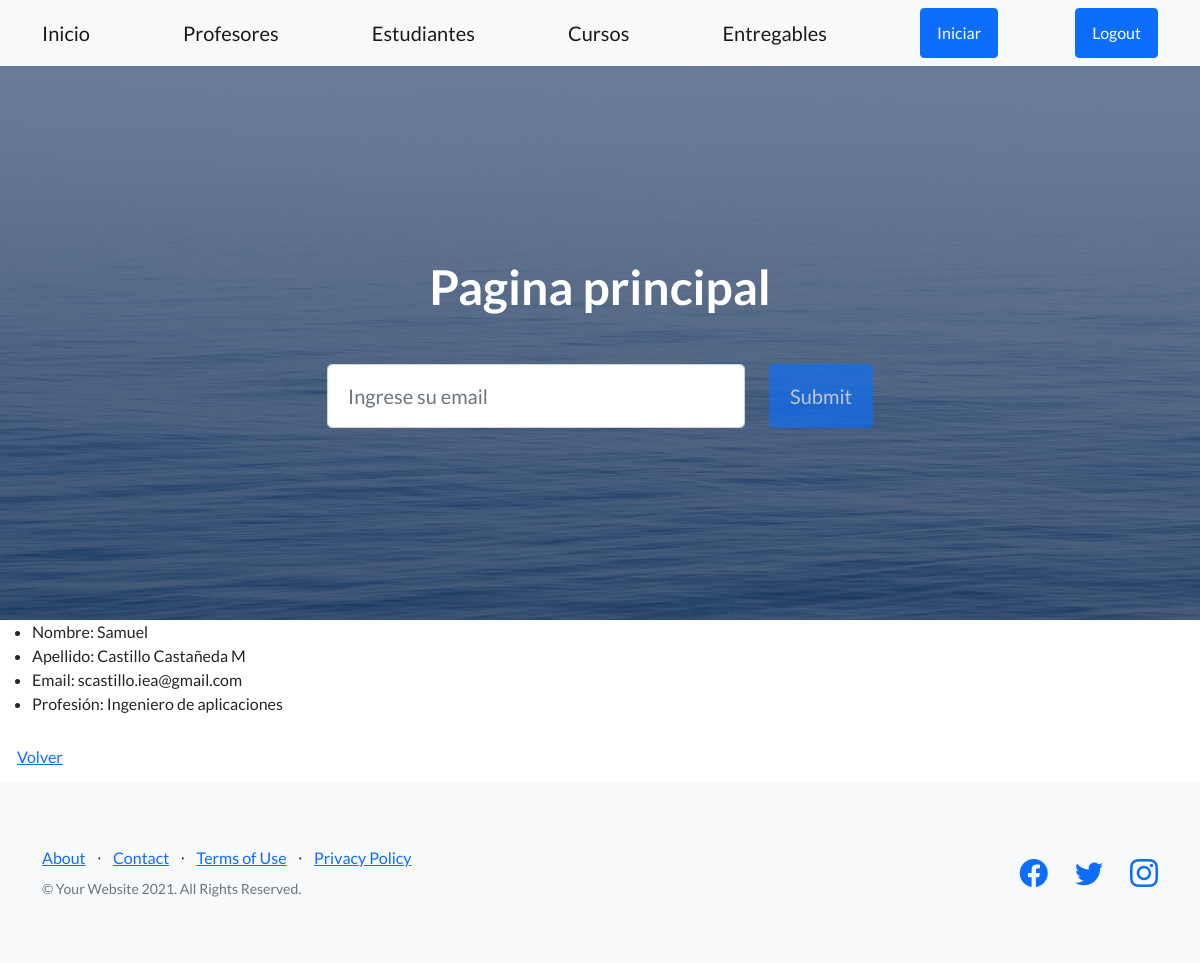
The page /AppCoder/profesores/view/20/ on the database its author committed.
### AppCoder/models.py (models this page shows, shortened)
class Profesor(models.Model):
    nombre = models.CharField(max_length=40)
    apellido = models.CharField(max_length=40)
    email = models.EmailField()
    profesion = models.CharField(max_length=40)

### AppCoder/views.py (the view)
# urls.py: path('profesores/view/<pk>/', views.ProfesorDetailView.as_view(), name='profesor_view'),
class ProfesorDetailView(DetailView):
    model = Profesor
    template_name = "AppCoder/ver_profesor.html"

### AppCoder/templates/AppCoder/ver_profesor.html
{% extends "AppCoder/padre.html" %}
{%  load static %}
{% block contenidoquecambia %}
    <ul>
        <li>Nombre: {{profesor.nombre}}</li>
        <li>Apellido: {{profesor.apellido}}</li>
        <li>Email: {{profesor.email}}</li>
        <li>Profesión: {{profesor.profesion}}</li>
    </ul>
    <a class="btn btn-link" href="{% url 'Profesores' %}">Volver</a>
{%  endblock %}

### rows shown on the page
Profesor: nombre "Samuel", apellido "Castillo Castañeda M", email "scastillo.iea@gmail.com", profesion "Ingeniero de aplicaciones"
